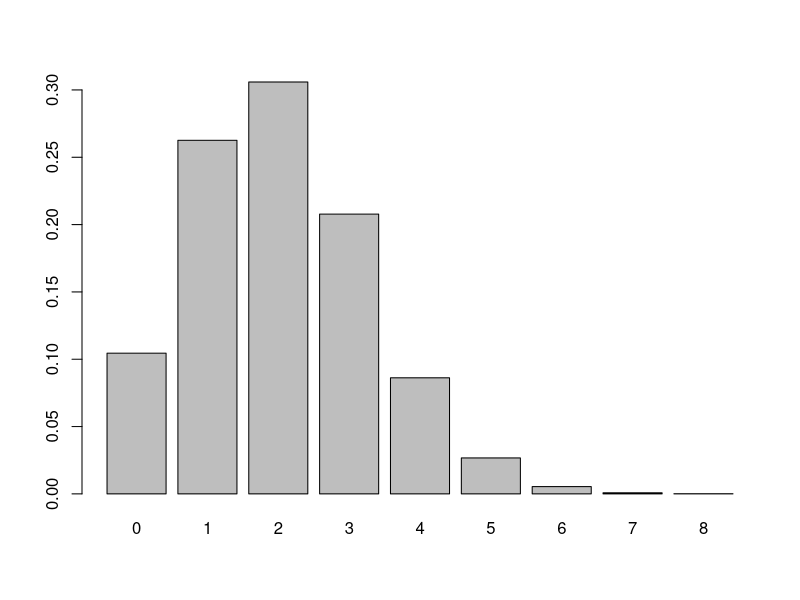

This chart was generated by the following R code: (Note: this script raises an error after producing the figure.)

#
# prob. 4 lab
#

# 1
# You apply to 10 companies for a job, and each company offers
# jobs to 20% of (qualified) applicants.  Compute a sample of
# replies, using 0 for no offer, and 1 for offer.
q1 = sample(c(0,1),10,prob = c(80,20), replace = TRUE)

# 2
# repeat the experiment 10,000 times, and record in a vector
# the number of offers for each experiment
q2 = replicate(10000,(sum(sample(c(0,1),10,prob = c(80,20), replace = TRUE))))
# 3
# plot your vector from 2 as a bar plot, showing for each possible
# value 0-10, the fraction of experiments that resulted in that value
barplot(table(q2)/length(q2))
# 4
# using your data from problem 3, create another graph, but this time,
# for value i (from 0-10) show the fraction of experiments in which
# the number of offers was less than or equal to i. The value for 10 should
# be 1.0.  (Hint: consider using function 'cumsum')
q4 = pbinom(0:10,10,)
barplot(table(q2)/length(q2),)
# 5
# create another plot as in part 3, but this time get your vector 
# of values from # a call to function 'rbinom'.  (Use ?rbinom for details)

# 6
# create one more plot as in part 3, but this time get the values from calls to
# dbinom

# 7
# create another plot as in part 4, but this time get the values from calls to
# pbinom

# 8
# If you have time, work out the probability of getting 2 job offers 
# after 8 applications, given the the probability of an offer in one
# application is 0.1.  











